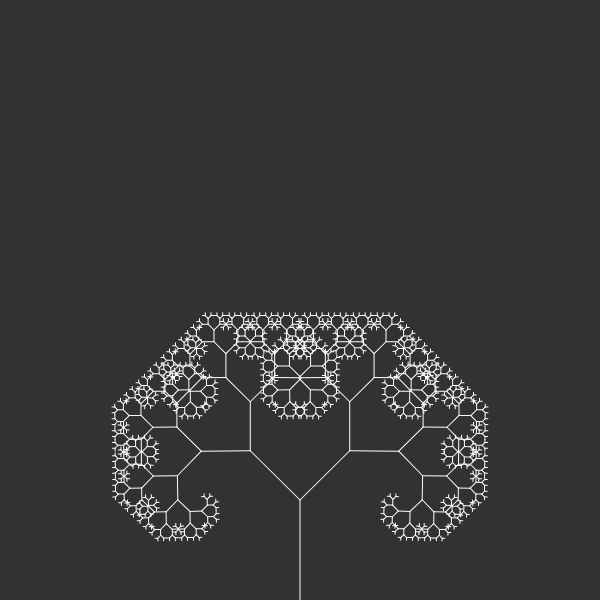
Frame 1 (no input)
Frame 60 (no input): identical to frame 1, image omitted
Frame 120 (the mouse pressed at the canvas centre since frame 60): identical to frame 1, image omitted

The p5.js sketch that drew this single still picture (run headless with seeded random() and noise() and a simulated clock; from frame 60 on, the mouse is pressed at the canvas centre):

// p5.js sketch
// ── sketch.js
var angle;

var slider;

function setup() {
  // put setup code here
  createCanvas(600, 600);
  slider = createSlider(0, TWO_PI, PI/4, 0.01);


}

function draw() {
  // put drawing code here
  background(50);
  angle = slider.value();
  stroke(255);
  translate(300, height);
  branch(100);
}

function branch(length){
line(0, 0, 0, -length);
translate(0, -length);
  if (length > 3) {
    push();
    rotate(angle);
    branch(length * 0.7);
    pop();
    push();
    rotate(-angle);
    branch(length * 0.7);
    pop();
  }
}
